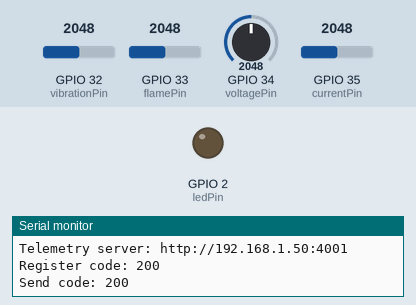
Recording of a sketch running on a simulated ESP32. Shown: output pins drawn as LEDs (lit = HIGH), the last lines printed to the serial monitor. The inputs (shaded band) are chosen by the test bench; at power-on: GPIO 33 (flamePin) = 2048, GPIO 32 (vibrationPin) = 2048, GPIO 34 (voltagePin) = 2048, GPIO 35 (currentPin) = 2048. WiFi joins after 1.5 s; servers stay silent unless stated; uploads are accepted with an empty reply.

Above: at 2.9 s.
3.0 s: GPIO 33 (flamePin) set to 2829
8.9 s: GPIO 33 (flamePin) set to 2903
At 13.7 s:
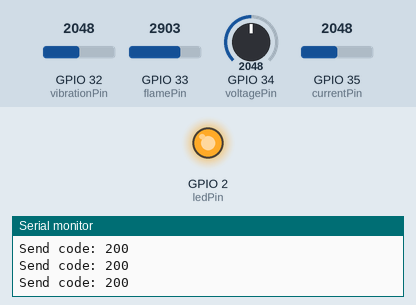
14.8 s: GPIO 33 (flamePin) set to 2866
At 20.1 s:
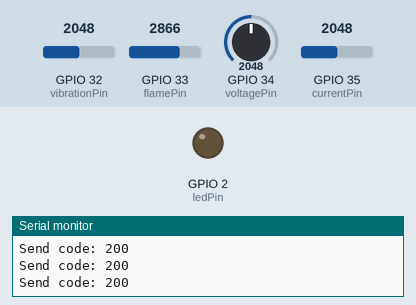
20.5 s: GPIO 33 (flamePin) set to 3972
At 25.2 s:
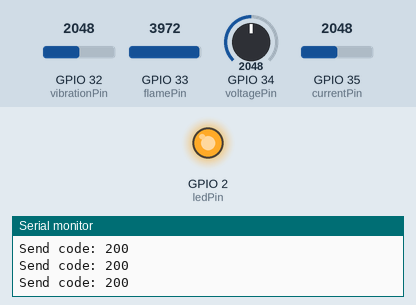
Timing chart, 0 to 26.7 s (numbered marks = the images above; inputs shaded):
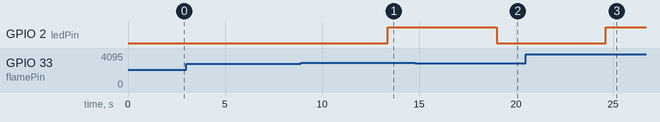

The sketch:

esp32_flame_sensor.ino
```cpp
#include <WiFi.h>
#include <HTTPClient.h>

const char* ssid = "YOUR_WIFI_SSID";
const char* password = "YOUR_WIFI_PASSWORD";

const char* serverHost = "192.168.1.50"; // Replace with your PC/Laptop local IP
const int serverPort = 4001; // The local Node.js server runs on port 4001
const char* deviceName = "Transformer-ESP32";
const int voltagePin = 34; // ZMPT101B voltage sensor (analog)
const int currentPin = 35; // ACS712 current sensor (analog)
const int flamePin = 33; // Flame sensor (analog)
const int vibrationPin = 32; // Vibration sensor (analog)
const int ledPin = 2; // Built-in LED status indicator

const int powerSampleCount = 1000;
const int powerSampleIntervalUs = 200;
const float adcVoltsPerCount = 3.3f / 4095.0f;
const float voltageCalibrationVoltsPerCount = 0.1726f;
const float acs712SensitivityMillivoltsPerAmp = 185.0f;

struct PowerReadings {
  float voltageRms;
  float currentRms;
  float activePowerWatts;
  float apparentPowerVoltAmps;
  float powerFactor;
};

PowerReadings readPower() {
  float sumVoltage = 0;
  float sumCurrent = 0;
  float sumVoltageSquared = 0;
  float sumCurrentSquared = 0;
  float sumVoltageCurrent = 0;

  for (int sample = 0; sample < powerSampleCount; sample++) {
    const float voltageSample = analogRead(voltagePin);
    const float currentSample = analogRead(currentPin);
    sumVoltage += voltageSample;
    sumCurrent += currentSample;
    sumVoltageSquared += voltageSample * voltageSample;
    sumCurrentSquared += currentSample * currentSample;
    sumVoltageCurrent += voltageSample * currentSample;
    delayMicroseconds(powerSampleIntervalUs);
  }

  const float meanVoltage = sumVoltage / powerSampleCount;
  const float meanCurrent = sumCurrent / powerSampleCount;
  const float voltageVariance = max(0.0f, sumVoltageSquared / powerSampleCount - meanVoltage * meanVoltage);
  const float currentVariance = max(0.0f, sumCurrentSquared / powerSampleCount - meanCurrent * meanCurrent);
  const float covariance = sumVoltageCurrent / powerSampleCount - meanVoltage * meanCurrent;
  const float currentVoltsPerAmp = acs712SensitivityMillivoltsPerAmp / 1000.0f;

  PowerReadings readings;
  readings.voltageRms = sqrtf(voltageVariance) * voltageCalibrationVoltsPerCount;
  readings.currentRms = sqrtf(currentVariance) * adcVoltsPerCount / currentVoltsPerAmp;
  readings.activePowerWatts = covariance * voltageCalibrationVoltsPerCount * adcVoltsPerCount / currentVoltsPerAmp;
  readings.apparentPowerVoltAmps = readings.voltageRms * readings.currentRms;
  readings.powerFactor = readings.apparentPowerVoltAmps > 0
    ? constrain(readings.activePowerWatts / readings.apparentPowerVoltAmps, -1.0f, 1.0f)
    : 0;
  return readings;
}

void setup() {
  Serial.begin(115200);
  pinMode(voltagePin, INPUT);
  pinMode(currentPin, INPUT);
  pinMode(flamePin, INPUT);
  pinMode(vibrationPin, INPUT);
  pinMode(ledPin, OUTPUT);
  digitalWrite(ledPin, LOW);
  WiFi.mode(WIFI_STA);

  WiFi.begin(ssid, password);
  Serial.print("Connecting to WiFi");
  int attempts = 0;
  while (WiFi.status() != WL_CONNECTED && attempts < 40) {
    delay(500);
    Serial.print(".");
    attempts++;
  }
  if (WiFi.status() != WL_CONNECTED) {
    Serial.println();
    Serial.println("WiFi connection failed. Please check SSID/password.");
    return;
  }

  Serial.println();
  Serial.println("WiFi connected");
  Serial.print("ESP32 IP: ");
  Serial.println(WiFi.localIP());
  Serial.print("Telemetry server: http://");
  Serial.print(serverHost);
  Serial.print(":");
  Serial.println(serverPort);

  registerDevice();
}

void loop() {
  if (WiFi.status() != WL_CONNECTED) {
    Serial.println("WiFi disconnected. Reconnecting...");
    WiFi.reconnect();
    delay(2000);
    return;
  }

  const PowerReadings power = readPower();
  int flameRaw = analogRead(flamePin);
  int vibrationRaw = analogRead(vibrationPin);

  int intensity = map(flameRaw, 0, 4095, 0, 100);
  String flameStatus = intensity >= 70 ? "Flame Detected" : "Safe";

  int vibrationLevel = map(vibrationRaw, 0, 4095, 0, 100);
  String vibrationStatus = vibrationLevel >= 50 ? "High Vibration" : "Normal";

  digitalWrite(ledPin, flameStatus == "Flame Detected" ? HIGH : LOW);

  sendSensorData(flameStatus, intensity, vibrationStatus, vibrationLevel, power);
  delay(5000);
}

void registerDevice() {
  String url = "http://" + String(serverHost) + ":" + String(serverPort) + "/api/esp32/register";
  HTTPClient http;
  http.begin(url);
  http.addHeader("Content-Type", "application/json");

  String payload = "{\"deviceName\":\"" + String(deviceName) + "\",\"ipAddress\":\"" + WiFi.localIP().toString() + "\"}";

  int httpCode = http.POST(payload);
  Serial.print("Register code: ");
  Serial.println(httpCode);
  if (httpCode > 0) {
    String response = http.getString();
    Serial.println(response);
  } else {
    Serial.print("Registration connection error: ");
    Serial.println(http.errorToString(httpCode));
  }
  http.end();
}

void sendSensorData(String flameStatus, int flameIntensity, String vibStatus, int vibLevel, PowerReadings power) {
  String url = "http://" + String(serverHost) + ":" + String(serverPort) + "/api/esp32/data";
  HTTPClient http;
  http.begin(url);
  http.addHeader("Content-Type", "application/json");

  const float reactivePowerKvar = sqrtf(max(0.0f,
    power.apparentPowerVoltAmps * power.apparentPowerVoltAmps
    - power.activePowerWatts * power.activePowerWatts)) / 1000.0f;
  String payload = "{\"deviceName\":\"" + String(deviceName)
    + "\",\"ipAddress\":\"" + WiFi.localIP().toString()
    + "\",\"flameSensor\":{\"status\":\"" + flameStatus
    + "\",\"intensity\":" + String(flameIntensity)
    + ",\"threshold\":70,\"lastDetectedAt\":\"" + String(millis())
    + "\"},\"vibrationSensor\":{\"status\":\"" + vibStatus
    + "\",\"level\":" + String(vibLevel)
    + ",\"threshold\":50,\"lastDetectedAt\":\"" + String(millis())
    + "\"},\"transformer\":{\"voltage\":{\"R\":" + String(power.voltageRms, 1)
    + "},\"current\":{\"R\":" + String(power.currentRms, 3)
    + "},\"power\":{\"active\":" + String(power.activePowerWatts / 1000.0f, 6)
    + ",\"reactive\":" + String(reactivePowerKvar, 6)
    + ",\"apparent\":" + String(power.apparentPowerVoltAmps / 1000.0f, 6)
    + "},\"powerFactor\":" + String(power.powerFactor, 3) + "}}";

  int httpCode = http.POST(payload);
  Serial.print("Send code: ");
  Serial.println(httpCode);
  if (httpCode > 0) {
    String response = http.getString();
    Serial.println(response);
  } else {
    Serial.print("Sensor upload connection error: ");
    Serial.println(http.errorToString(httpCode));
  }
  http.end();
}
```

Measured:
- the behaviour switches between 2866 and 2867 on GPIO 33 (flamePin) (found by bisection; images 0 and 1)
- after the input at 8.9 s, GPIO 2 (ledPin): LOW → HIGH after 4.5 s
- after the input at 14.8 s, GPIO 2 (ledPin): HIGH → LOW after 4.2 s
- after the input at 20.5 s, GPIO 2 (ledPin): LOW → HIGH after 4.1 s
